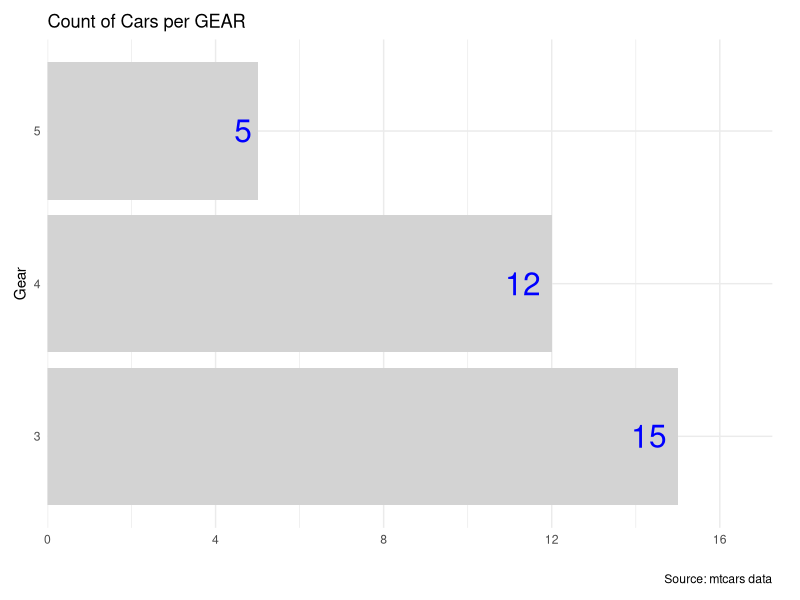
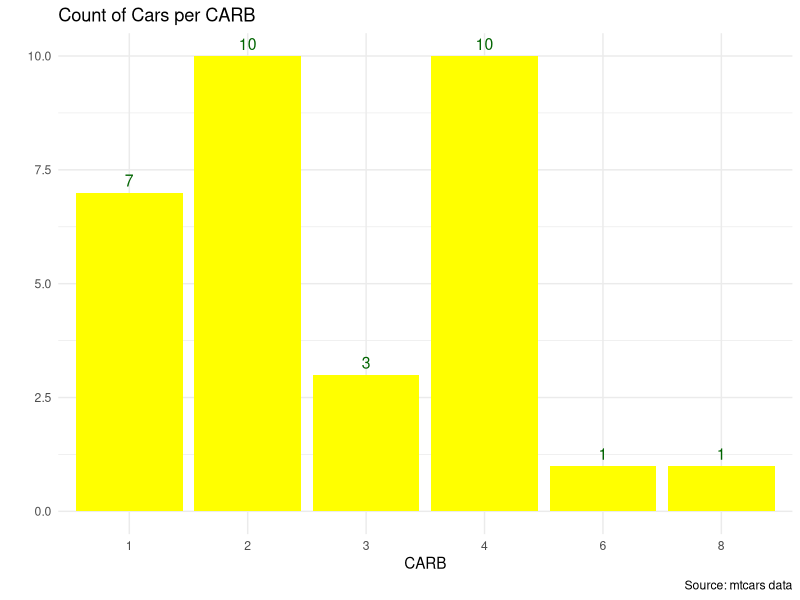
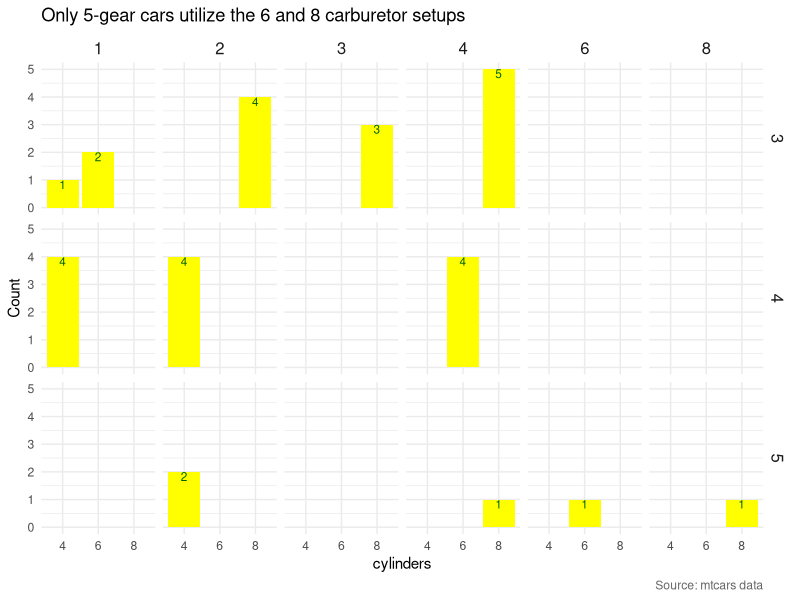

The R script that drew these images, in order:
# clean memory ------------------------------------------------------------
rm(list = ls())
library(ggplot2)
library(dplyr)

# read in data ------------------------------------------------------------

mtcars

# see data ----------------------------------------------------------

head(mtcars)

# see data types ----------------------------------------------------------

str(mtcars)

# deliverable 1 ----------------------------------------------------------

del1Data <- mtcars |> 
  count(gear)

del1Draft <- ggplot(del1Data, aes(
  x = n,
  y = factor(gear))) +
  
  geom_col(fill = "lightgray") +
  
  geom_text(aes(label = n),
            color = "blue",
            size = 8,
            hjust = 1.3
  ) +
  labs(
    title = "Count of Cars per GEAR",
    caption = "Source: mtcars data",
    x = "",
    y = "Gear"
  ) +
  scale_x_continuous(
    expand = expansion(mult = c(0, .15))
  ) +
  theme_minimal() +
  
  theme(
    plot.margin = margin(10, 20, 10, 10)
  )

del1Draft

# save del1Draft ----------------------------------------------------------

saveRDS(del1Draft, file = "del1Draft.rds")

# deliverable 2 ----------------------------------------------------------

del2Data <- mtcars |>
  count(carb)

del2Draft <- ggplot(
  del2Data,
  aes(
    x = factor(carb),
    y = n
  )
) +
  
  geom_col(fill = "yellow") +
  
  geom_text(
    aes(label = n),
    vjust = -0.5,
    color = "darkgreen",
    size = 4
  ) +
  
  labs(
    title = "Count of Cars per CARB",
    caption = "Source: mtcars data",
    x = "CARB",
    y = ""
  ) +
  theme_minimal() 


del2Draft

# save del2Draft ----------------------------------------------------------

saveRDS(del2Draft, file = "del2Draft.rds")

# deliverable 3 ----------------------------------------------------------

del3Data <- mtcars |>
  count(gear, carb, cyl)

del3Draft <- ggplot(del3Data,
  aes(x = factor(cyl),
    y = n
  )
) +
  
  geom_col(fill = "yellow") +
  
  geom_text(
    aes(label = n),
    vjust = 1,
    color = "darkgreen",
    size = 3
  ) +
  
  facet_grid(
    rows = vars(gear),
    cols = vars(carb)
  ) +
  
  labs(
    title = "Only 5-gear cars utilize the 6 and 8 carburetor setups",
    caption = "Source: mtcars data",
    x = "cylinders",
    y = "Count"
  ) +
  theme_minimal() +
  
  theme(plot.caption = element_text(
      hjust = 1,
      color = "gray40"
    ),
    strip.text = element_text(size = 12)
  )

del3Draft

# save del3Draft ----------------------------------------------------------

saveRDS(del3Draft, file = "del3Draft.rds")
